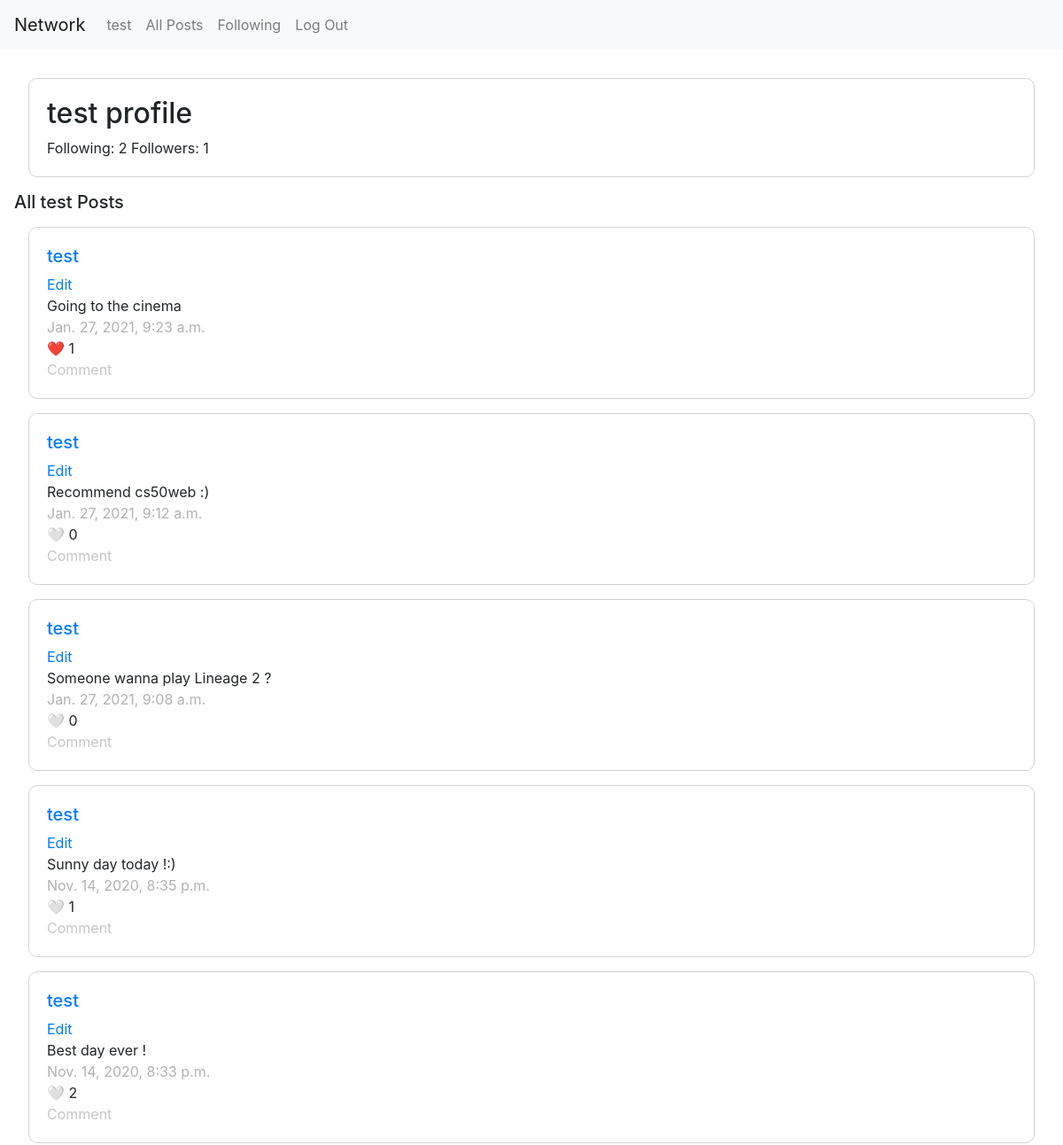
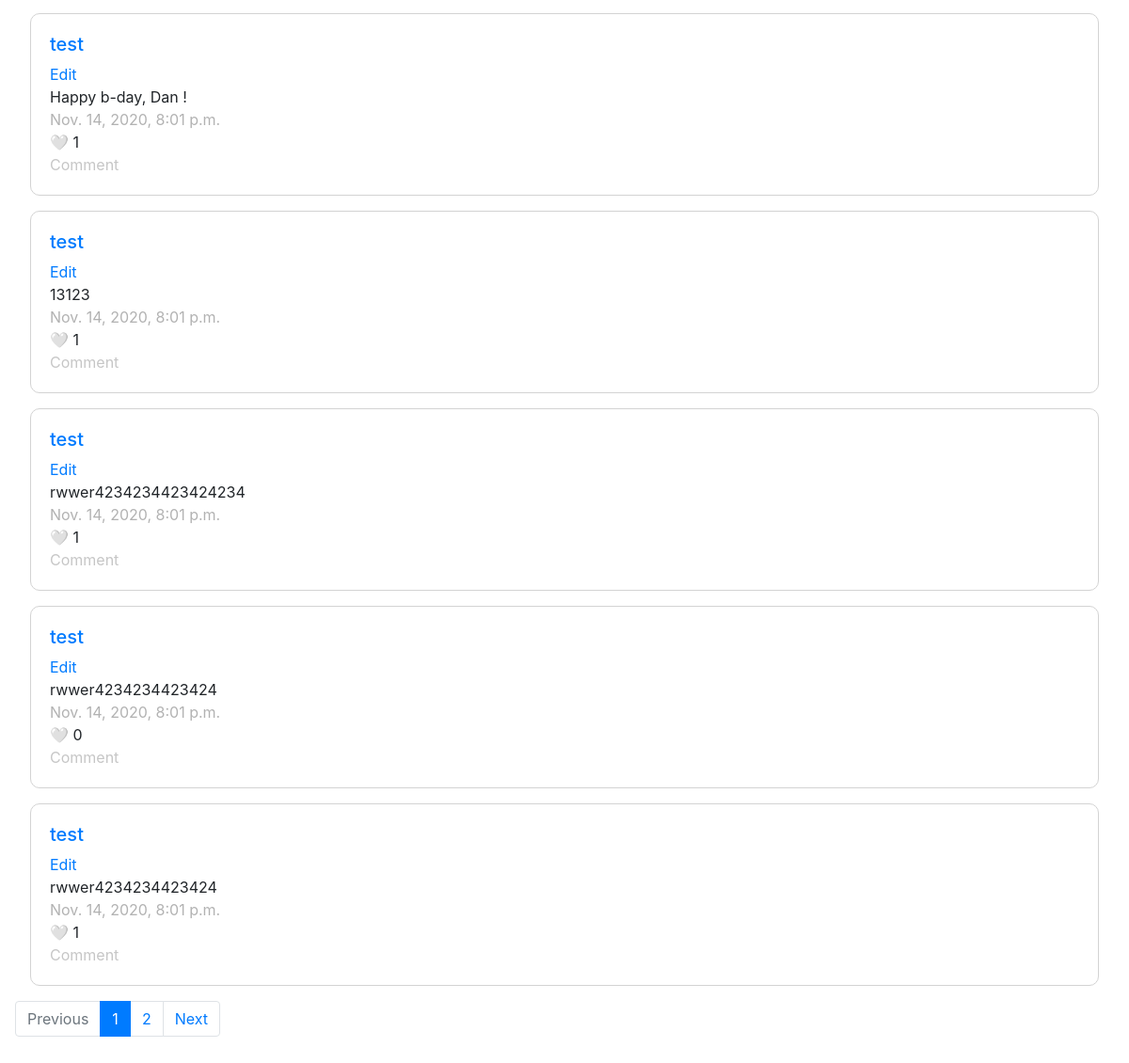
Page /profile/test (signed in) on the committed database (2 pictures, top to bottom).
### network/models.py (models this page shows, shortened)
class User(AbstractUser):
    pass

class Post(models.Model):
    user = models.ForeignKey("User", on_delete=models.CASCADE, related_name="user")
    text = models.CharField(max_length=255)
    likes = models.ManyToManyField('User', blank=True, related_name='likes')
    timestamp = models.DateTimeField(auto_now_add=True)

### network/views.py (the view)
# urls.py: path("profile/<str:profile>", views.profile, name="profile"),
@login_required(login_url='login')
def profile(request, profile):
    user = User.objects.get(id=request.user.id)
    follow = User.objects.get(username=profile)
    is_followed = False
    if UserFollowing.objects.filter(user_id=user, following_user_id=follow).exists():
        is_followed = True
        if request.method == "POST":
            UserFollowing.objects.get(user_id=user, following_user_id=follow).delete()
            is_followed = False
    else:
        if request.method == "POST":
            UserFollowing.objects.create(user_id=user, following_user_id=follow)
            is_followed = True
    following = follow.following.count()
    followers = follow.followers.count()
    posts = post_paginator(request, profile)
    return render(request, 'network/profile.html', {
        'name': profile,
        'following': following,
        'followers': followers,
        'is_followed': is_followed,
        'posts': posts
        })

### network/views.py (called while the page is built)
def post_paginator(request, username):
    if User.objects.filter(username=username).exists():
        user = User.objects.get(username=username)
        posts = Post.objects.filter(user=user)
    else:
        posts = Post.objects.all()
    posts = posts.order_by("-timestamp")
    page = request.GET.get('page', 1)
    paginator = Paginator(posts, 10)
    try:
        posts = paginator.page(page)
    except PageNotAnInteger:
        posts = paginator.page(1)
    except EmptyPage:
        posts = paginator.page(paginator.num_pages)
    return posts

### network/templates/network/profile.html (shortened to what this page needs)
{% extends "network/layout.html" %}
{% load static %}
{% block body %}
<div class='card-body'>
    <h2> {{ name }} profile</h2>
    <span> Following: {{ following }} </span>
    <span> Followers: {{ followers }}</span>
</div>
    <div>
        <h5>All {{ name }} Posts</h5>
    </div>
    {% for post in posts %}
    <div id='{{post.id}}' class="card-body post">
        <h5><a href="/profile/{{post.user}}">{{post.user}}</a></h5>
        <a href=# class='edit'>Edit</a>
        <span id='edit_text' style="display: block">{{post.text}}</span>
        <span style='color:#b2b2b2'>{{post.timestamp}}</span>
        {% if request.user in post.likes.all %}
        	<div class='like'>❤️ {{post.likes.all.count}}</div>
        {% else %}
          <div class='like'>🤍 {{post.likes.all.count}}</div>
        {% endif %}
        <a style='color:#c6c6c6'>Comment</a>
    </div>
    {% endfor %}
{% if posts.has_other_pages %}
  <ul class="pagination">
    {% if posts.has_previous %}
      <li class="page-item"><a class="page-link" href="?page={{ posts.previous_page_number }}">Previous</a></li>
    {% else %}
      <li class="page-item disabled">
        <span class="page-link" href="#" tabindex="-1" aria-disabled="true">Previous</span>
      </li>
    {% endif %}
    {% for i in posts.paginator.page_range %}
      {% if posts.number == i %}
        <li class="page-item active" aria-current="page">
        <a class="page-link" href="#">{{ i }} <span class="sr-only">(current)</span></a>
      {% else %}
        <li class="page-item"><a class="page-link" href="?page={{ i }}">{{ i }}</a></li>
      {% endif %}
    {% endfor %}
    {% if posts.has_next %}
      <li class="page-item"><a class="page-link" href="?page={{ posts.next_page_number }}">Next</a></li>
    {% else %}
      <li class="page-item disabled">
        <span class="page-link" href="#" tabindex="-1" aria-disabled="true">Next</span>
      </li>
    {% endif %}
  </ul>
{% endif %}
{% endblock %}

### network/templates/network/layout.html (shortened to what this page needs)
{% load static %}
<!DOCTYPE html>
<html lang="en">
    <head>
        <link rel="stylesheet" href="https://stackpath.bootstrapcdn.com/bootstrap/4.4.1/css/bootstrap.min.css">
        <link href="{% static 'network/styles.css' %}" rel="stylesheet">
    </head>
    <body>
        <nav class="navbar navbar-expand-lg navbar-light bg-light">
            <a class="navbar-brand" href="#">Network</a>
            <div>
              <ul class="navbar-nav mr-auto">
                {% if user.is_authenticated %}
                    <li class="nav-item">
                        <a class="nav-link" id='user-posts' href="{% url 'profile' profile=user.username %}">{{ user.username }}</a>
                    </li>
                {% endif %}
                <li class="nav-item">
                  <a class="nav-link" id='all-posts' href="{% url 'posts' postbox='all' %}">All Posts</a>
                </li>
                {% if user.is_authenticated %}
                    <li class="nav-item">
                        <a class="nav-link" href="{% url 'follow' %}">Following</a>
                    </li>
                    <li class="nav-item">
                        <a class="nav-link" href="{% url 'logout' %}">Log Out</a>
                    </li>
                {% endif %}
              </ul>
            </div>
          </nav>
        <div class="body" style='padding: 1em'>
            {% block body %}
            {% endblock %}
        </div>
    </body>
</html>

### network/static/network/styles.css (style rules this page uses)
.card-body { margin: 1em; border: 1px solid lightgray; border-radius: 10px; }
.post { display: flex; flex-direction: column; }

### rows in the picture
User: username "test"
Post: user "test", text "Going to the cinema", timestamp "Jan. 27, 2021, 9:23 a.m.", likes.all.count "1"
Post: user "test", text "Recommend cs50web :)", timestamp "Jan. 27, 2021, 9:12 a.m.", likes.all.count "0"
Post: user "test", text "Someone wanna play Lineage 2 ?", timestamp "Jan. 27, 2021, 9:08 a.m.", likes.all.count "0"
Post: user "test", text "Sunny day today !:)", timestamp "Nov. 14, 2020, 8:35 p.m.", likes.all.count "1"
Post: user "test", text "Best day ever !", timestamp "Nov. 14, 2020, 8:33 p.m.", likes.all.count "2"
Post: user "test", text "Happy b-day, Dan !", timestamp "Nov. 14, 2020, 8:01 p.m.", likes.all.count "1"
Post: user "test", text "13123", timestamp "Nov. 14, 2020, 8:01 p.m.", likes.all.count "1"
Post: user "test", text "rwwer4234234423424234", timestamp "Nov. 14, 2020, 8:01 p.m.", likes.all.count "1"
Post: user "test", text "rwwer4234234423424", timestamp "Nov. 14, 2020, 8:01 p.m.", likes.all.count "0"
Post: user "test", text "rwwer4234234423424", timestamp "Nov. 14, 2020, 8:01 p.m.", likes.all.count "1"

### other values in the picture
{{ following }} "2"
{{ followers }} "1"
{{ i }} "1"
{{ i }} "2"
